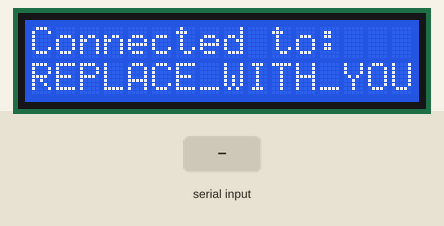
The sketch below on a simulated ESP32. On the bench: 16×2 character LCD. The test bench sets the inputs (shaded band). WiFi joins after 1.5 s; servers stay silent unless stated; uploads are accepted with an empty reply; what the sketch prints to the serial monitor is not drawn.

Above: at 3.8 s.
3.9 s: "90,45\n" received over Serial
At 5.0 s:
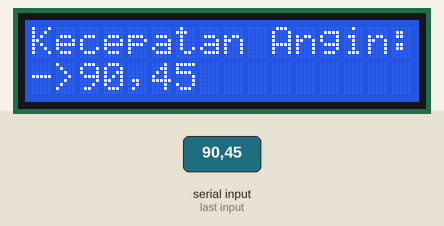
5.4 s: "5\n" received over Serial
At 5.9 s:
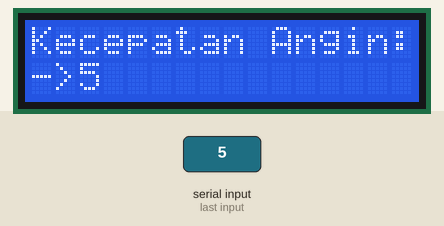
Timing chart, 0 to 8.4 s (numbered marks = the images above; inputs shaded):
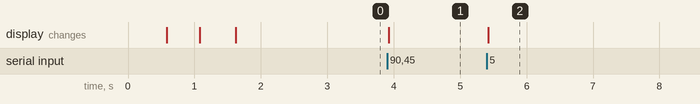

The sketch:

esp32_lcd_http_get.ino
```cpp
#include <WiFi.h>
#include <HTTPClient.h>

#include <Wire.h>
#include <LiquidCrystal_I2C.h>
LiquidCrystal_I2C lcd(0x27, 16, 2);  // Alamat I2C dan ukuran layar LCD (16 kolom dan 2 baris)


const char* ssid = "REPLACE_WITH_YOUR_SSID";
const char* password = "REPLACE_WITH_YOUR_PASSWORD";

String serverName = "http://172.20.10.4/tugasakhir/tugasakhir/input_angin.php";

void setup() {

  Serial.begin(9600);  // Inisialisasi komunikasi serial pada baud rate 9600

  lcd.init();
  // lcd.begin();
  lcd.backlight();

  WiFi.begin(ssid, password);
  Serial.println("Connecting");

  lcd.clear();
  lcd.setCursor(0,0);
  lcd.print("Connecting");

  while(WiFi.status() != WL_CONNECTED) {
    delay(500);
    Serial.print(".");
    lcd.print(".");
  }

  lcd.clear();
  lcd.setCursor(0,0);
  lcd.print("Connected to:");
  lcd.setCursor(0,1);
  lcd.print(ssid);

  Serial.println("");
  Serial.print("Connected to WiFi network with IP Address: ");
  Serial.println(WiFi.localIP());

  delay(1000);
}

void loop() {
  // Membaca data dari Arduino Uno yang dikirimkan melalui komunikasi serial

  if (Serial.available() > 0) {

    String terimaData = Serial.readStringUntil('\n');
    terimaData.trim();

    Serial.println("Data Sensor Dari Arduino: " + terimaData);

    lcd.clear();
    lcd.setCursor(0, 0);
    lcd.print("Kecepatan Angin:");
    lcd.setCursor(0, 1);
    lcd.print("->");
    lcd.print(terimaData);

    float kecepatan_angin = terimaData.toFloat();

    sendData(kecepatan_angin);

  }


  // delay(1000);
}

void sendData(float wind_speed) {
  if (WiFi.status() == WL_CONNECTED) {
    HTTPClient http;

    String serverPath = serverName + "?kecepatan=" + String(wind_speed);

    // Your Domain name with URL path or IP address with path
    http.begin(serverPath.c_str());

    // If you need Node-RED/server authentication, insert user and password below
    //http.setAuthorization("REPLACE_WITH_SERVER_USERNAME", "REPLACE_WITH_SERVER_PASSWORD");

    // Send HTTP GET request
    int httpResponseCode = http.GET();

    if (httpResponseCode > 0) {
      Serial.print("HTTP Response code: ");
      Serial.println(httpResponseCode);
      String payload = http.getString();
      Serial.println(payload);
    } else {
      Serial.print("Error code: ");
      Serial.println(httpResponseCode);
    }
    // Free resources
    http.end();
  } else {
    Serial.println("WiFi Disconnected");
  }
}
```

Measured:
- after the input at 3.9 s, the display: changes at once (image 1)
- after the input at 5.4 s, the display: changes at once (image 2)
